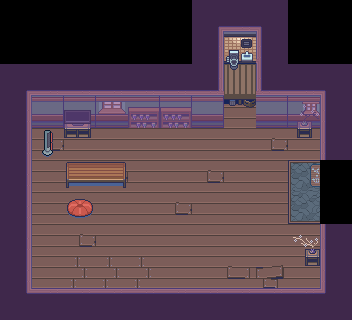

Below is a game level as drawn by its tile map, then a one-line description and the .tmx that defines it (tile-layer data replaced by summaries):
An orthogonal 11x10 tile map with 32x32 px tiles, 4 tile layers (floor, walls, details, Collision), 2 tilesets.

<map version="1.4" tiledversion="1.4.2" orientation="orthogonal" renderorder="right-down" width="11" height="10" tilewidth="32" tileheight="32" infinite="0" nextlayerid="9" nextobjectid="1">
 <properties>
  <property name="Navigation" type="int" value="1" />
  <property name="drawable" type="int" value="0" />
 </properties>
 <tileset firstgid="1" name="TilemapDay" tilewidth="32" tileheight="32" tilecount="304" columns="19">
  <image source="TilemapDay.png" width="608" height="512" />
 </tileset>
 <tileset firstgid="305" name="Collision" tilewidth="32" tileheight="32" tilecount="1" columns="1">
  <image source="../collision.png" width="32" height="32" />
 </tileset>
 <layer id="4" name="floor" width="11" height="10">
  <data>[110 cells, 73 non-empty, 16 distinct tile ids]</data>
 </layer>
 <layer id="6" name="walls" width="11" height="10">
  <data>[110 cells, 44 non-empty, 13 distinct tile ids]</data>
 </layer>
 <layer id="5" name="details" width="11" height="10">
  <data>[110 cells, 15 non-empty, 14 distinct tile ids]</data>
 </layer>
 <layer id="8" name="Collision" width="11" height="10" opacity="0.5">
  <properties>
   <property name="Navigation" type="int" value="1" />
   <property name="drawable" type="int" value="0" />
  </properties>
  <data>[110 cells, 45 non-empty, 2 distinct tile ids]</data>
 </layer>
</map>
